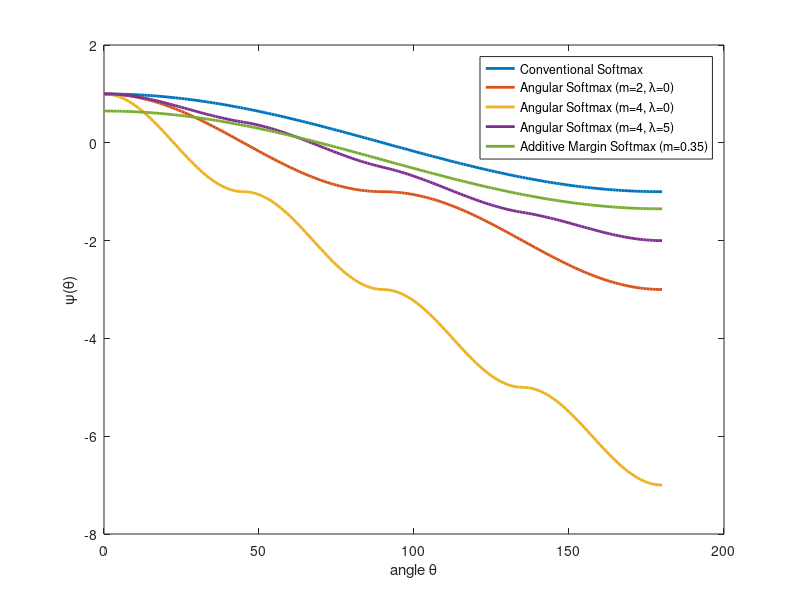

MATLAB code for this plot:
theta = 0:1:180;
figure(1);
plot(theta, cosd(theta),'LineWidth',2);
hold on;
Fai = zeros(4,length(theta));
for m=[2 4]
    for k=0:m-1
        Fai(m,theta >= k * 180 / m & theta <= (k+1)*180/m) = (-1)^k * cosd(m*theta(theta >= k * 180 / m & theta <=(k+1)*180/m)) - 2 * k;
    end;
    plot(theta, Fai(m,:),'LineWidth',2);
end;
m=4;
lambda=5;
plot(theta, (cosd(theta) * lambda + Fai(4, :)) / (1 + lambda),'LineWidth',2);
plot(theta, cosd(theta) - 0.35,'LineWidth',2);
hold off;
legend('Conventional Softmax','Angular Softmax (m=2, \lambda=0)','Angular Softmax (m=4, \lambda=0)', ['Angular Softmax (m=4, \lambda=' num2str(lambda) ')'], 'Additive Margin Softmax (m=0.35)');
xlabel('angle \theta');
ylabel('\psi(\theta)');